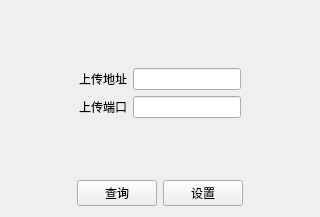
<?xml version="1.0" encoding="UTF-8"?>
<ui version="4.0">
 <class>ForwardSetDlg</class>
 <widget class="QWidget" name="ForwardSetDlg">
  <property name="geometry">
   <rect>
    <x>0</x>
    <y>0</y>
    <width>320</width>
    <height>217</height>
   </rect>
  </property>
  <property name="windowTitle">
   <string>Form</string>
  </property>
  <layout class="QGridLayout" name="gridLayout_2">
   <item row="0" column="0">
    <spacer name="verticalSpacer_2">
     <property name="orientation">
      <enum>Qt::Vertical</enum>
     </property>
     <property name="sizeHint" stdset="0">
      <size>
       <width>20</width>
       <height>33</height>
      </size>
     </property>
    </spacer>
   </item>
   <item row="1" column="0">
    <layout class="QHBoxLayout" name="horizontalLayout_2">
     <item>
      <spacer name="horizontalSpacer_3">
       <property name="orientation">
        <enum>Qt::Horizontal</enum>
       </property>
       <property name="sizeHint" stdset="0">
        <size>
         <width>40</width>
         <height>20</height>
        </size>
       </property>
      </spacer>
     </item>
     <item>
      <layout class="QGridLayout" name="gridLayout">
       <item row="1" column="2">
        <widget class="QLineEdit" name="lineEdit_2"/>
       </item>
       <item row="1" column="0" colspan="2">
        <widget class="QLabel" name="label_3">
         <property name="text">
          <string>上传端口</string>
         </property>
        </widget>
       </item>
       <item row="0" column="2">
        <widget class="QLineEdit" name="lineEdit"/>
       </item>
       <item row="0" column="0" colspan="2">
        <widget class="QLabel" name="label_2">
         <property name="text">
          <string>上传地址</string>
         </property>
        </widget>
       </item>
      </layout>
     </item>
     <item>
      <spacer name="horizontalSpacer_4">
       <property name="orientation">
        <enum>Qt::Horizontal</enum>
       </property>
       <property name="sizeHint" stdset="0">
        <size>
         <width>40</width>
         <height>20</height>
        </size>
       </property>
      </spacer>
     </item>
    </layout>
   </item>
   <item row="2" column="0">
    <spacer name="verticalSpacer">
     <property name="orientation">
      <enum>Qt::Vertical</enum>
     </property>
     <property name="sizeHint" stdset="0">
      <size>
       <width>20</width>
       <height>33</height>
      </size>
     </property>
    </spacer>
   </item>
   <item row="3" column="0">
    <layout class="QHBoxLayout" name="horizontalLayout">
     <item>
      <spacer name="horizontalSpacer">
       <property name="orientation">
        <enum>Qt::Horizontal</enum>
       </property>
       <property name="sizeHint" stdset="0">
        <size>
         <width>40</width>
         <height>20</height>
        </size>
       </property>
      </spacer>
     </item>
     <item>
      <widget class="QPushButton" name="pushButton">
       <property name="text">
        <string>查询</string>
       </property>
      </widget>
     </item>
     <item>
      <widget class="QPushButton" name="pushButton_2">
       <property name="text">
        <string>设置</string>
       </property>
      </widget>
     </item>
     <item>
      <spacer name="horizontalSpacer_2">
       <property name="orientation">
        <enum>Qt::Horizontal</enum>
       </property>
       <property name="sizeHint" stdset="0">
        <size>
         <width>40</width>
         <height>20</height>
        </size>
       </property>
      </spacer>
     </item>
    </layout>
   </item>
  </layout>
 </widget>
 <resources/>
 <connections/>
</ui>
